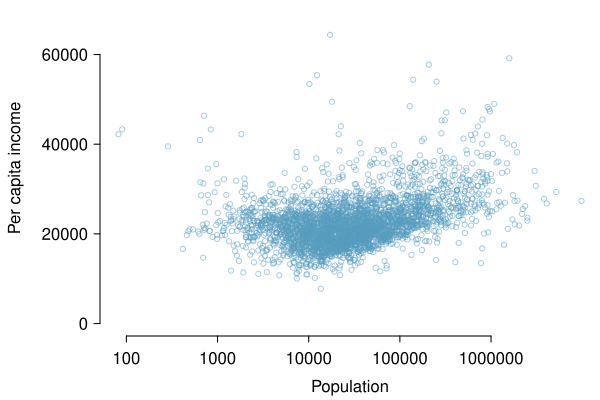

R code for this plot:
library(openintro)
data(COL)
data(county)
mean(county$income)

myPDF("incomeVsPop.pdf", 6, 4, mgp=c(2, 0.6, 0), mar=c(3.2, 5, 0, 0))
plot(county$pop2010, county$income, log="x", xlab="Population", ylab="", axes=FALSE, col=COL[1,3], cex=0.7, ylim=range(-5000, county$income)+5000)
axis(1, at=10^c(2,3,4,5,6), labels=gsub(" ", "", format(10^c(2,3,4,5,6), scien=FALSE)))
axis(2, at=seq(0, 6e4, 2e4))
par(las=0)
mtext("Per capita income", 2, line=3.8)
dev.off()

sum(county$pop2010*county$income) / sum(county$pop2010)
